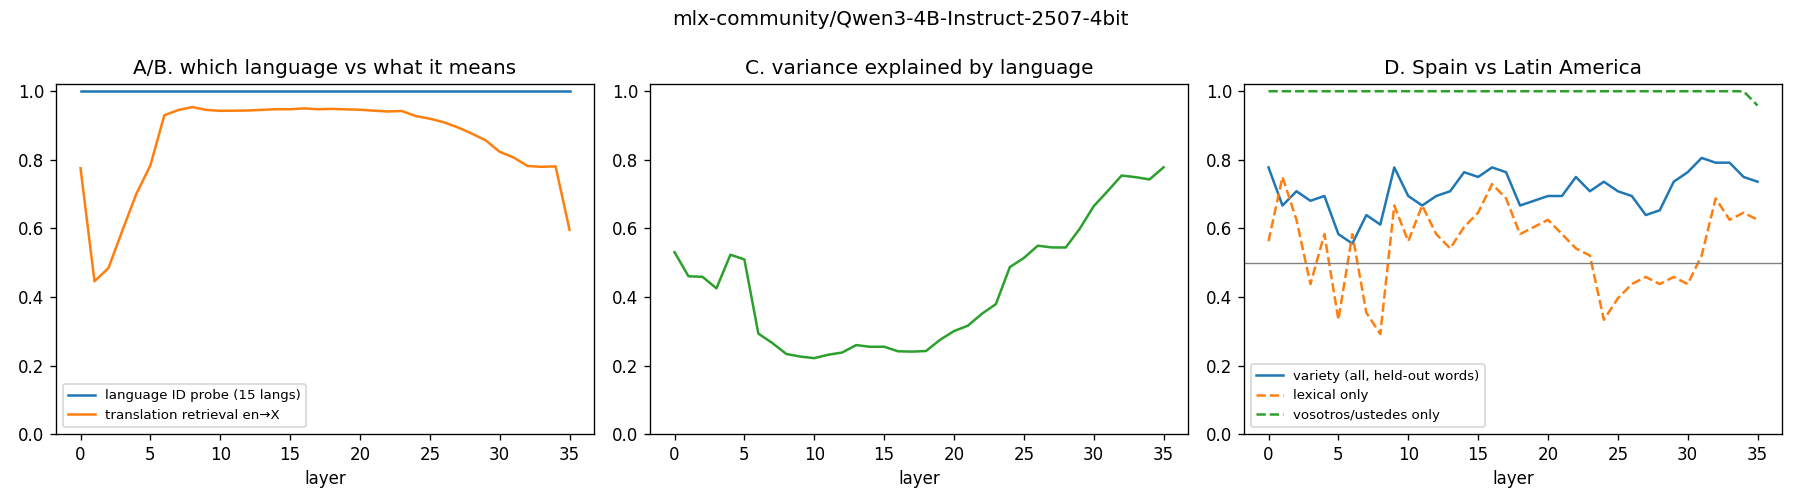

This chart was generated by the following Python code:
"""Lab 06 -- where does a model keep *which language* it's in?

Worked first pass. Run (from repo root):  .venv/bin/python interp/language_geometry/language_geometry.py [--model REPO] [--n 150]

Measures, per layer of the residual stream:
  A. language identity  -- linear probe over 15 languages (held-out sentences)
  B. meaning alignment  -- translation retrieval: is a sentence's nearest
                           neighbour in another language its own translation?
  C. language share     -- fraction of variance explained by language centroids
  D. variety            -- Spain vs Latin American Spanish on minimal pairs,
                           probe tested on held-out *words*
  E. shared variety axis (exploratory) -- does the Spain-vs-LatAm direction
                           also separate pt vs pt-BR, fr vs fr-CA, en-GB vs en-US?

The expected picture (Wendler et al. 2024, "Do Llamas Work in English?";
Tang et al. 2024 language-specific neurons): language identity is high at
the edges, meaning converges in the middle. Whether *variety* behaves like
a small language or like a style is the open question this lab asks.
Saves activations to cache/, results.json and language_geometry.png.
"""

from __future__ import annotations

import argparse
import json
import time
from pathlib import Path

import numpy as np

from pairs import pairs

HERE = Path(__file__).resolve().parent
DATA = HERE.parent / "data"
LANGS = ["eng-US", "spa", "por", "fra", "deu", "ita", "rus", "zho-CN", "jpn", "arb", "hin", "kor", "tur", "vie", "swa"]
VARIANT_PAIRS = [("spa", "spa-MX"), ("por", "por-BR"), ("fra", "fra-CA"), ("eng-GB", "eng-US")]  # (Europe, Americas)


def ntrex(lang: str, n: int) -> list[str]:
    return (DATA / f"newstest2019-ref.{lang}.txt").read_text(encoding="utf-8").splitlines()[:n]


def collect(model: str, n: int) -> dict[str, np.ndarray]:
    """Mean-pooled residual stream [n_sentences, n_layers, d] per dataset, cached."""
    cache = HERE / "cache" / f"{model.replace('/', '__')}_n{n}.npz"
    if cache.exists():
        return dict(np.load(cache))
    from capture import Capture

    cap = Capture(model)
    out: dict[str, np.ndarray] = {}
    langs = sorted(set(LANGS) | {l for p in VARIANT_PAIRS for l in p})
    t0 = time.time()
    for lang in langs:
        out[lang] = np.stack([cap.mean_pooled(s) for s in ntrex(lang, n)])
        print(f"  {lang:<7} {time.time() - t0:6.0f}s")
    ps = pairs()
    out["pairs_spain"] = np.stack([cap.mean_pooled(p["spain"]) for p in ps])
    out["pairs_latam"] = np.stack([cap.mean_pooled(p["latam"]) for p in ps])
    cache.parent.mkdir(exist_ok=True)
    np.savez_compressed(cache, **out)
    return out


# --- tools (the fundamentals, kept small enough to read) ---------------------


def pca_fit(X: np.ndarray, k: int):
    """Center + project onto the top-k principal directions (fit on train only)."""
    mu = X.mean(0)
    _, _, Vt = np.linalg.svd(X - mu, full_matrices=False)
    return lambda Z: (Z - mu) @ Vt[:k].T


def probe(Xtr, ytr, Xte, yte, k=128, steps=400, lr=0.5, l2=1e-3) -> float:
    """Multinomial logistic regression on PCA-k features; held-out accuracy.

    Linear on purpose: a linear probe that works means the information is
    *readable by a single direction*, which is what the model itself can use.
    """
    proj = pca_fit(Xtr, min(k, len(Xtr) - 1))
    A, B = proj(Xtr), proj(Xte)
    s = A.std(0) + 1e-6
    A, B = A / s, B / s
    classes = np.unique(ytr)
    Y = (ytr[:, None] == classes[None]).astype(float)
    W = np.zeros((A.shape[1], len(classes)))
    b = np.zeros(len(classes))
    for _ in range(steps):
        Z = A @ W + b
        Z -= Z.max(1, keepdims=True)
        P = np.exp(Z)
        P /= P.sum(1, keepdims=True)
        G = (P - Y) / len(A)
        W -= lr * (A.T @ G + l2 * W)
        b -= lr * G.sum(0)
    return float((classes[(B @ W + b).argmax(1)] == yte).mean())


def retrieval(src: np.ndarray, tgt: np.ndarray) -> float:
    """Top-1 translation retrieval by cosine, after removing each language's mean.

    Centering matters: without it the language identity component dominates
    every cosine and all Spanish sentences look closer to each other than to
    their own English source.
    """
    a = src - src.mean(0)
    b = tgt - tgt.mean(0)
    a /= np.linalg.norm(a, axis=1, keepdims=True)
    b /= np.linalg.norm(b, axis=1, keepdims=True)
    return float(((a @ b.T).argmax(1) == np.arange(len(a))).mean())


def between_share(groups: list[np.ndarray]) -> float:
    """Between-group variance / total variance (an R^2 for 'which language')."""
    allx = np.concatenate(groups)
    mu = allx.mean(0)
    total = ((allx - mu) ** 2).sum()
    between = sum(len(g) * ((g.mean(0) - mu) ** 2).sum() for g in groups)
    return float(between / total)


# --- the experiment ----------------------------------------------------------


def main() -> None:
    ap = argparse.ArgumentParser()
    ap.add_argument("--model", default="mlx-community/Qwen3-4B-Instruct-2507-4bit")
    ap.add_argument("--n", type=int, default=150)
    args = ap.parse_args()

    acts = collect(args.model, args.n)
    n_layers = acts["spa"].shape[1]
    n_train = int(args.n * 2 / 3)
    ps = pairs()
    items = np.array([p["item"] for p in ps])
    kinds = np.array([p["kind"] for p in ps])
    uniq = sorted(set(items))
    rng = np.random.default_rng(0)
    test_items = set(rng.choice(uniq, size=len(uniq) // 3, replace=False))
    is_test = np.array([i in test_items for i in items])

    res = {k: [] for k in ("lang_probe", "retrieval", "between_share", "variety_probe",
                           "variety_probe_lexical", "variety_probe_address", "variety_cos_lex_addr")}
    for L in range(n_layers):
        X = np.concatenate([acts[l][:, L] for l in LANGS])
        y = np.repeat(np.arange(len(LANGS)), args.n)
        idx = np.tile(np.arange(args.n), len(LANGS))
        res["lang_probe"].append(probe(X[idx < n_train], y[idx < n_train], X[idx >= n_train], y[idx >= n_train]))
        res["retrieval"].append(float(np.mean([retrieval(acts["eng-US"][:, L], acts[l][:, L]) for l in LANGS[1:]])))
        res["between_share"].append(between_share([acts[l][:, L] for l in LANGS]))

        S, A = acts["pairs_spain"][:, L], acts["pairs_latam"][:, L]
        V = np.concatenate([S, A])
        vy = np.r_[np.zeros(len(S)), np.ones(len(A))]
        vt, vk = np.r_[is_test, is_test], np.r_[kinds, kinds]
        res["variety_probe"].append(probe(V[~vt], vy[~vt], V[vt], vy[vt], k=32))
        for kind in ("lexical", "address"):
            tr, te = ~vt & (vk == kind), vt & (vk == kind)
            res[f"variety_probe_{kind}"].append(probe(V[tr], vy[tr], V[te], vy[te], k=16))
        # Are "Spain vocabulary" and "vosotros" the same direction?
        d = {kind: (S[kinds == kind] - A[kinds == kind]).mean(0) for kind in ("lexical", "address")}
        res["variety_cos_lex_addr"].append(float(
            d["lexical"] @ d["address"] / (np.linalg.norm(d["lexical"]) * np.linalg.norm(d["address"]))))

    # E. exploratory: project NTREX variant pairs on the Spanish variety direction
    best = int(np.argmax(res["variety_probe"]))
    direction = (acts["pairs_spain"][:, best] - acts["pairs_latam"][:, best]).mean(0)
    direction /= np.linalg.norm(direction)
    shared = {}
    for eu, am in VARIANT_PAIRS:
        diff = (acts[eu][:, best] - acts[am][:, best]) @ direction
        shared[f"{eu} vs {am}"] = {"mean_proj": float(diff.mean()), "frac_positive": float((diff > 0).mean())}

    out = {"model": args.model, "n": args.n, "n_layers": n_layers, "best_variety_layer": best,
           "held_out_items": sorted(test_items), "shared_variety_axis": shared, **res}
    (HERE / "results.json").write_text(json.dumps(out, ensure_ascii=False, indent=1), encoding="utf-8")
    plot(out)

    peak = lambda k: (int(np.argmax(res[k])), max(res[k]))
    print(f"\nlanguage probe:   min {min(res['lang_probe']):.2f} (layer {int(np.argmin(res['lang_probe']))}), "
          f"max {max(res['lang_probe']):.2f}")
    print(f"retrieval en->X:  peak {peak('retrieval')[1]:.2f} at layer {peak('retrieval')[0]}")
    print(f"language share:   layer 0 {res['between_share'][0]:.2f}, min {min(res['between_share']):.2f} "
          f"(layer {int(np.argmin(res['between_share']))}), last {res['between_share'][-1]:.2f}")
    print(f"variety probe:    peak {peak('variety_probe')[1]:.2f} at layer {best} "
          f"(lexical {max(res['variety_probe_lexical']):.2f}, address {max(res['variety_probe_address']):.2f})")
    print(f"lex/address cos:  at layer {best}: {res['variety_cos_lex_addr'][best]:+.2f}")
    for k, v in shared.items():
        print(f"shared axis {k:<18} Europe-side projects higher in {v['frac_positive']:.0%} of sentences")


def plot(out: dict) -> None:
    import matplotlib
    matplotlib.use("Agg")
    import matplotlib.pyplot as plt

    layers = np.arange(out["n_layers"])
    fig, ax = plt.subplots(1, 3, figsize=(15, 4.2))
    ax[0].plot(layers, out["lang_probe"], label="language ID probe (15 langs)")
    ax[0].plot(layers, out["retrieval"], label="translation retrieval en→X")
    ax[0].set_title("A/B. which language vs what it means")
    ax[1].plot(layers, out["between_share"], color="C2")
    ax[1].set_title("C. variance explained by language")
    ax[2].plot(layers, out["variety_probe"], label="variety (all, held-out words)")
    ax[2].plot(layers, out["variety_probe_lexical"], label="lexical only", ls="--")
    ax[2].plot(layers, out["variety_probe_address"], label="vosotros/ustedes only", ls="--")
    ax[2].axhline(0.5, color="grey", lw=0.8)
    ax[2].set_title("D. Spain vs Latin America")
    for a in ax:
        a.set_xlabel("layer")
        a.set_ylim(0, 1.02)
    ax[0].legend(fontsize=8)
    ax[2].legend(fontsize=8)
    fig.suptitle(out["model"])
    fig.tight_layout()
    fig.savefig(HERE / "language_geometry.png", dpi=120)


if __name__ == "__main__":
    main()
